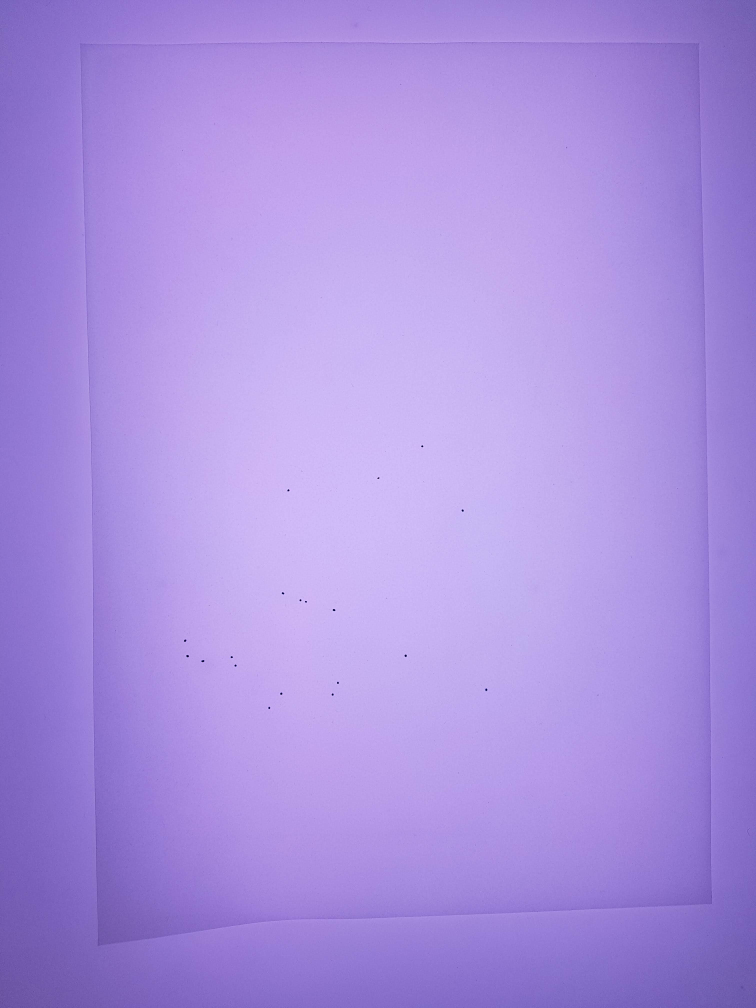
#> input picture pts.jpg, 3024 x 4032 px (shown at 1/4 size)
$ python CephaloHelper_Img.py   (older library calls are emulated)
#> lines starting #> are read from the running program, lines starting #| are printed output that depends on the picture; after the words box and inside, x2 and y2 are one past the last pixel; in counts of white or black regions, pixels touching at a corner belong together
import numpy as np
import cv2
import helper as helper
import imutils

# TODO: Extract 'ENA, ENP' and Calculate angles.

def order_points(pts):
    rect = np.zeros((4, 2), dtype="float32")

    s = pts.sum(axis=1)
    rect[0] = pts[np.argmin(s)]
    rect[2] = pts[np.argmax(s)]

    diff = np.diff(pts, axis=1)
    rect[1] = pts[np.argmin(diff)]
    rect[3] = pts[np.argmax(diff)]

    return rect


def four_point_transform(image, pts):

    rect = order_points(pts)
    (tl, tr, br, bl) = rect

    widthA = np.sqrt(((br[0] - bl[0]) ** 2) + ((br[1] - bl[1]) ** 2))
    widthB = np.sqrt(((tr[0] - tl[0]) ** 2) + ((tr[1] - tl[1]) ** 2))
    maxWidth = max(int(widthA), int(widthB))

    heightA = np.sqrt(((tr[0] - br[0]) ** 2) + ((tr[1] - br[1]) ** 2))
    heightB = np.sqrt(((tl[0] - bl[0]) ** 2) + ((tl[1] - bl[1]) ** 2))
    maxHeight = max(int(heightA), int(heightB))

    dst = np.array([
        [0, 0],
        [maxWidth - 1, 0],
        [maxWidth - 1, maxHeight - 1],
        [0, maxHeight - 1]], dtype="float32")

    M = cv2.getPerspectiveTransform(rect, dst)
    warped = cv2.warpPerspective(image, M, (maxWidth, maxHeight))

    return warped


def prepare_img(path):

    #Read Image from path...
#> called with path = 'pts.jpg'
    image = cv2.imread(path)
#> image is the input picture: shape (4032, 3024, 3); mean B, G, R 223.4, 144.3, 169.8

    #Apply Canny Edge...
    image = imutils.resize(image, height=1200)
#> image: shape (1200, 900, 3)
    gray = cv2.cvtColor(image, cv2.COLOR_BGR2GRAY)
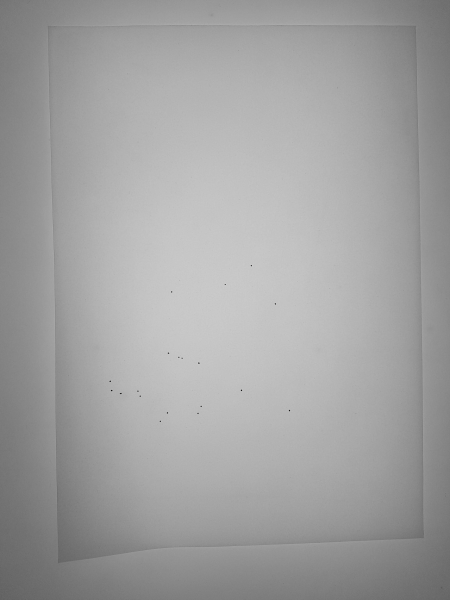
#> gray: shape (1200, 900) (shown at 1/2 size); min 7, max 207, mean 161.1
    blur = cv2.GaussianBlur(gray, (5, 5), 0)
    edged = cv2.Canny(blur, 15,50)
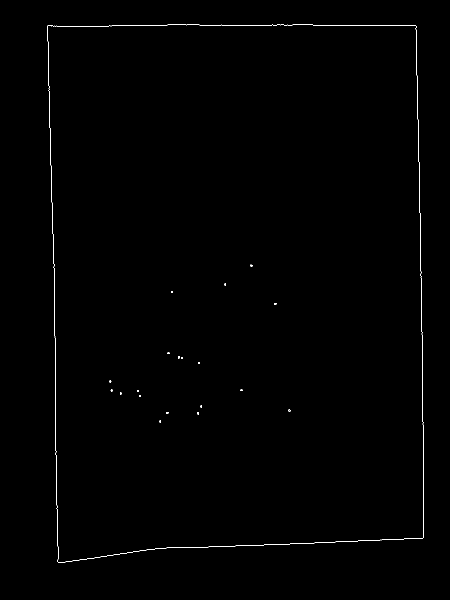
#> edged: shape (1200, 900) (shown at 1/2 size); 0.35% white in thin lines or dots, all inside (x1, y1, x2, y2) = (95, 49, 848, 1126)

    return edged


def find_contour(img):
    _, contours,h = cv2.findContours(img, cv2.RETR_LIST, cv2.CHAIN_APPROX_SIMPLE)
#> contours = 40 contours, 38 with area under 20; largest, box (x1, y1, x2, y2) and area: (95, 49, 848, 1126) 766584, (95, 49, 848, 1126) 766582; h = 40 rows, first 6: [1, -1, -1, -1], [2, 0, -1, -1], [3, 1, -1, -1], [4, 2, -1, -1], [5, 3, -1, -1], [6, 4, -1, -1]
    for cnt in contours:
        peri = cv2.arcLength(cnt, True)
        approx = cv2.approxPolyDP(cnt, 0.03 * peri, True)
        if len(approx) == 4:
            area = cv2.contourArea(cnt)
            if area > 10000:
                print("Contour found...")
                break
#> this loop made 39 passes
#> (peri, approx, area) on pass 39: (3644, [[96, 51], [832, 52], [845, 1076], [115, 1123]], 766582)
#> peri on passes 1, 3, 4, 5, 6, 7: 7.66, 9.07, 11.41, 9.07, 11.41, 9.07
#> (printed output is left out)

    warped = four_point_transform(img, approx.reshape(4, 2))
#> in order_points, `s = pts.sum(axis=1)`: s = [147, 884, 1921, 1238]
#> in order_points, `diff = np.diff(pts, axis=1)`: diff = [-45, -780, 231, 1008]
#> in four_point_transform, `rect = order_points(pts)`: rect = [[96, 51], [832, 52], [845, 1076], [115, 1123]]
#> in four_point_transform, `(tl, tr, br, bl) = rect`: tl = [96, 51]; tr = [832, 52]; br = [845, 1076]; bl = [115, 1123]
#> in four_point_transform, `widthA = np.sqrt(((br[0] - bl[0]) ** 2) + ((br[1] - bl[1]) ** 2))`: widthA = 731.5
#> in four_point_transform, `widthB = np.sqrt(((tr[0] - tl[0]) ** 2) + ((tr[1] - tl[1]) ** 2))`: widthB = 736
#> in four_point_transform, `heightA = np.sqrt(((tr[0] - br[0]) ** 2) + ((tr[1] - br[1]) ** 2))`: heightA = 1024.1
#> in four_point_transform, `heightB = np.sqrt(((tl[0] - bl[0]) ** 2) + ((tl[1] - bl[1]) ** 2))`: heightB = 1072.2
#> in four_point_transform, `maxHeight = max(int(heightA), int(heightB))`: maxHeight = 1072
#> in four_point_transform, `dst = np.array([ [0, 0], [maxWidth - 1, 0], [maxWidth - 1, maxHeight -..`: dst = [[0, 0], [735, 0], [735, 1071], [0, 1071]]
#> in four_point_transform, `M = cv2.getPerspectiveTransform(rect, dst)`: M = [[0.948, -0.0168, -90.13], [-0.00134, 0.986, -50.14], [-6.09e-05, -5.71e-06, 1]]
#> in four_point_transform, `warped = cv2.warpPerspective(image, M, (maxWidth, maxHeight))`:
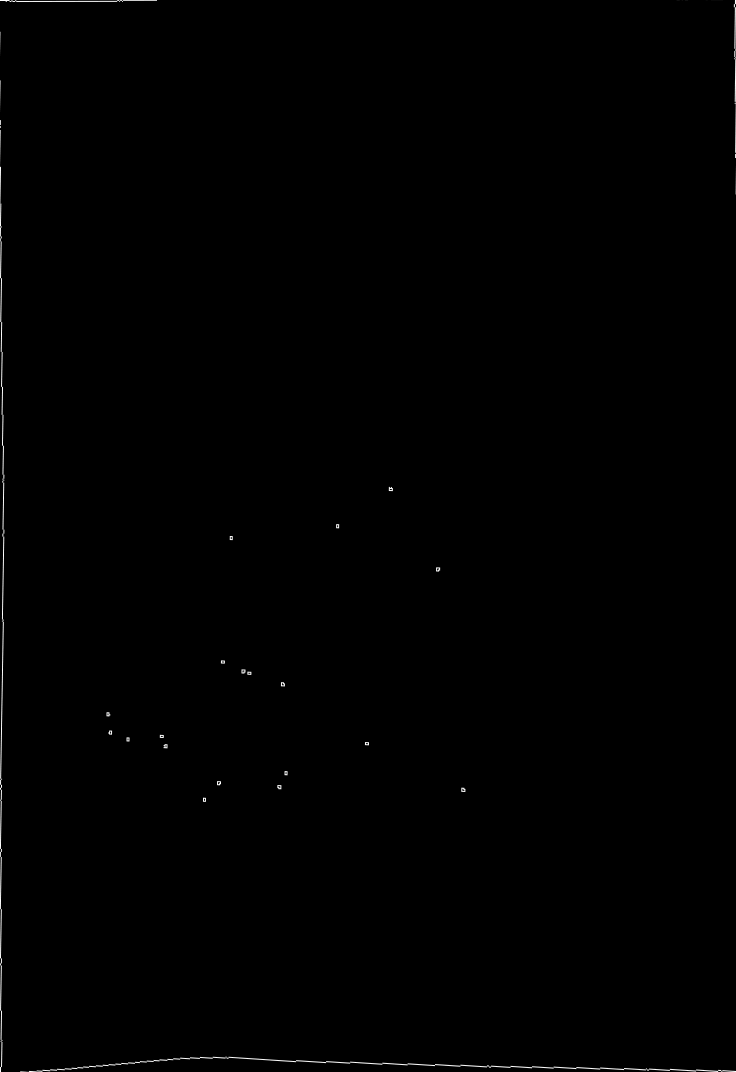
#> warped: shape (1072, 736); min 0, max 255, mean 0.7
    h, w = warped.shape
#> h = 1072; w = 736
    cropped = cv2.resize(warped[20:h - 20, 20:w - 20], (800, 1136))
    h1, w1 = cropped.shape
#> h1 = 1136; w1 = 800
    ratio = w1 / 204
#> ratio = 3.92

    return cropped


def find_points(img):
    pts = []
    _, contours,h = cv2.findContours(img, cv2.RETR_LIST, cv2.CHAIN_APPROX_SIMPLE)
#> contours = 18 contours, 1 with area under 20; largest, box (x1, y1, x2, y2) and area: (253, 714, 267, 722) 62, (164, 796, 171, 803) 34, (298, 728, 305, 735) 34, (422, 512, 429, 520) 34, (98, 761, 105, 768) 34; h = 18 rows, first 6: [1, -1, -1, -1], [2, 0, -1, -1], [3, 1, -1, -1], [4, 2, -1, -1], [5, 3, -1, -1], [6, 4, -1, -1]
    for cnt in contours:
        M = cv2.moments(cnt)
        cX = int(M['m10'] / M['m00'])
        cY = int(M['m01'] / M['m00'])
        pts.append([cX, cY])
#> this loop made 18 passes
#> (cX, cY) on passes 1, 2, 3, 4, 6, 7, 9, 10, 11, 12, 13, 15: (211, 857), (509, 846), (298, 844), (228, 839), (167, 799), (398, 796), (162, 787), (103, 783), (100, 764), (301, 731), (259, 717), (480, 604)
#> (cnt, cX, cY) on passes 5, 8, 14, 16, 17: ([[303, 826], [303, 832], [308, 832], [308, 826]], 305, 829), ([[121, 789], [121, 794], [126, 794], [126, 789]], 123, 791), ([[229, 704], [229, 708], [235, 708], [235, 704]], 232, 706), ([[240, 567], [240, 573], [244, 573], [244, 567]], 242, 570), ([[363, 554], [363, 560], [367, 560], [367, 554]], 365, 557)
#> after the loop, pts = [[211, 857], [509, 846], [298, 844], [228, 839], [305, 829], [167, 799], [398, 796], [123, 791], [162, 787], [103, 783], [100, 764], [301, 731], [259, 717], [232, 706], [480, 604], [242, 570], [365, 557], [424, 515]]
    return pts


def sort_points(pts):
    dict = {}

    #Extract 'S, Po, Ar, Go'...
    ordered_y = sorted(pts, key= lambda pt: pt[1])[0:4]
    ordered_x = sorted(ordered_y, key=lambda pt: pt[0])
    pts_new = [pt for pt in pts if pt not in ordered_x]
    dict.update({'S': ordered_x[3], 'Po': ordered_x[2], 'Ar': ordered_x[1], 'Go': ordered_x[0]})

    #Extraction des molaires ;)...
    ordered_y = sorted(pts_new, key= lambda pt: pt[1])[4:]
    ordered_y_m = sorted(pts_new, key=lambda pt: pt[1])[0:4]
    ordered_x_m = sorted(ordered_y_m , key=lambda pt: pt[0])
    dict.update({'M1': ordered_x_m[2], 'M2': ordered_x_m[3], 'm_1': ordered_x_m[1], 'm_2': ordered_x_m[0]})

    #Extract 'Me, Gn, Na, Or, I1, I2, A, i_1'...
    ordered_x = sorted(ordered_y, key=lambda pt: pt[0])
    dict.update({'Me': ordered_x[0], 'Gn': ordered_x[1], 'Na': ordered_x[-1], 'i_1': ordered_x[-5],
                 'Or': ordered_x[-2], 'I2': ordered_x[-3], 'A': ordered_x[-4], 'I1': ordered_x[-6]})

    #Extract 'B, Pog, i_2'...
    pts_remain = [ordered_x[2], ordered_x[3], ordered_x[4]]
    ordered_y = sorted(pts_remain, key=lambda pt: pt[1])[1:3]
    i2 = sorted(pts_remain, key=lambda pt: pt[1])[0]
    ordered_x = sorted(ordered_y, key=lambda pt: pt[0])
    dict.update({'B': ordered_x[1], 'Pog': ordered_x[0], 'i_2': i2})

    return dict


path = 'pts.jpg'
img = prepare_img(path)
cv2.imshow('img1', img)

contour = find_contour(img)
pts = find_points(contour)

dict = sort_points(pts)
#> in sort_points, `ordered_y = sorted(pts, key= lambda pt: pt[1])[0:4]`: ordered_y = [[424, 515], [365, 557], [242, 570], [480, 604]]
#> in sort_points, `ordered_x = sorted(ordered_y, key=lambda pt: pt[0])`: ordered_x = [[242, 570], [365, 557], [424, 515], [480, 604]]
#> in sort_points, `pts_new = [pt for pt in pts if pt not in ordered_x]`: pts_new = [[211, 857], [509, 846], [298, 844], [228, 839], [305, 829], [167, 799], [398, 796], [123, 791], [162, 787], [103, 783], [100, 764], [301, 731], [259, 717], [232, 706]]
#> in sort_points, `ordered_y = sorted(pts_new, key= lambda pt: pt[1])[4:]`: ordered_y = [[103, 783], [162, 787], [123, 791], [398, 796], [167, 799], [305, 829], [228, 839], [298, 844], [509, 846], [211, 857]]
#> in sort_points, `ordered_y_m = sorted(pts_new, key=lambda pt: pt[1])[0:4]`: ordered_y_m = [[232, 706], [259, 717], [301, 731], [100, 764]]
#> in sort_points, `ordered_x_m = sorted(ordered_y_m , key=lambda pt: pt[0])`: ordered_x_m = [[100, 764], [232, 706], [259, 717], [301, 731]]
#> in sort_points, `ordered_x = sorted(ordered_y, key=lambda pt: pt[0])`: ordered_x = [[103, 783], [123, 791], [162, 787], [167, 799], [211, 857], [228, 839], [298, 844], [305, 829], [398, 796], [509, 846]]
#> in sort_points, `pts_remain = [ordered_x[2], ordered_x[3], ordered_x[4]]`: pts_remain = [[162, 787], [167, 799], [211, 857]]
#> in sort_points, `ordered_y = sorted(pts_remain, key=lambda pt: pt[1])[1:3]`: ordered_y = [[167, 799], [211, 857]]
#> in sort_points, `i2 = sorted(pts_remain, key=lambda pt: pt[1])[0]`: i2 = [162, 787]
#> in sort_points, `ordered_x = sorted(ordered_y, key=lambda pt: pt[0])`: ordered_x = [[167, 799], [211, 857]]
#> dict = 19 items

for pt, coord in dict.items():
    cv2.putText(contour, pt, (coord[0], coord[1]), cv2.FONT_HERSHEY_SIMPLEX,
                0.5, (255, 255, 255), 2)
#> this loop made 19 passes
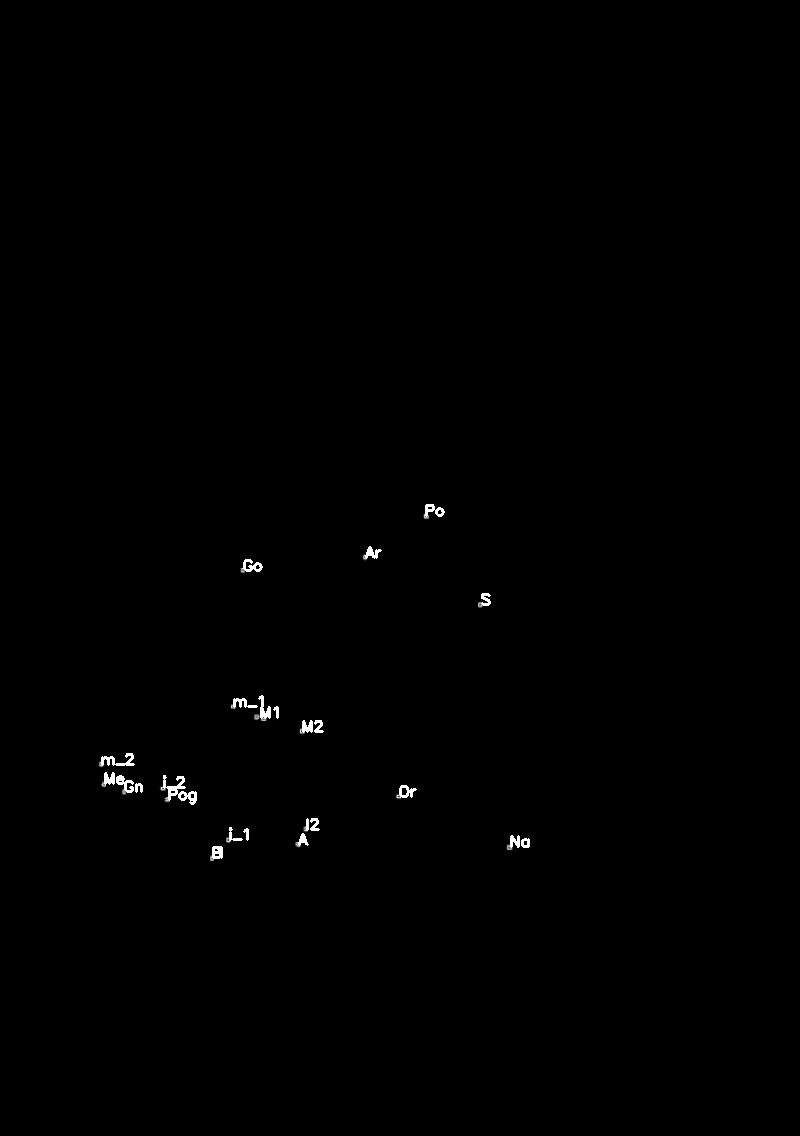
#> contour: shape (1136, 800); min 0, max 255, mean 0.8

cv2.imshow('img', contour)
cv2.waitKey(0)
cv2.destroyAllWindows()
